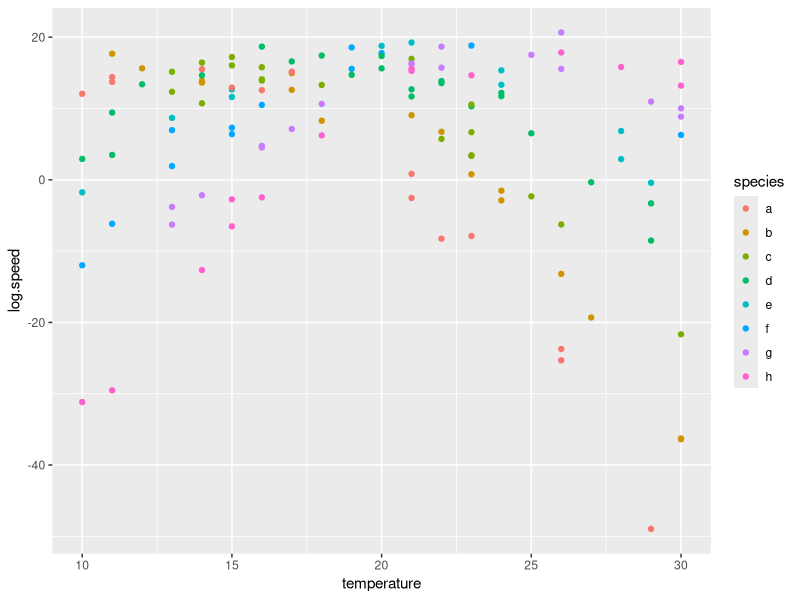

Source code (R): (Note: this script raises an error after producing the figure.)
## ---- chunk 1
library(nlme)
library(lme4)
library(data.table)
library(ggplot2)
library(RColorBrewer)
dat <- fread('data/data_speed.csv')
## ---- chunk 2
params <- data.frame(a = 5, b = 2, w = 5)
sim <- data.table(temperature = sample(10:30, 125, replace = TRUE),
                  species = as.factor(sample(c('a', 'b', 'c', 'd', 'e', 'f', 'g', 'h'), 125, replace = TRUE)))
sim[, mass := pmax(20, as.numeric(species) * 100 + rnorm(.N, 0, 50))]
sim[, log.mass.mg := log(mass)]
sim[, z := as.numeric(species)*2 + 10]
sim[, log.speed := params$a + params$b * log.mass.mg - (temperature -z)^2/params$w + rnorm(.N, 0, 2)]
ranefs = sim[, .(z = unique(z)), by = species]

ggplot(sim, aes(temperature, log.speed, color = species)) +
    geom_point()
## ---- chunk 3
metabfunc <- function(lmass, temp, a, b, z, w){
    lspeed <- a + b * lmass - (temp - z)^2/w
}
modsim1 <- nlme(log.speed ~ metabfunc(log.mass.mg, temperature, a, b, z, w), 
             random = z ~ 1|species,
             fixed = a + b + w ~ 1,
             start = list(fixed = c(a = 4.8, b = 1.8, w = 4.8)),
             data = sim)

summary(modsim1)
## ---- chunk 4
fixef_est <- summary(modsim1)$tTable
ranef_est <- ranef(modsim1)
ranef_est$species <- rownames(ranef_est)
colnames(ranef_est) <- c('z_est', 'species')

print(data.frame(True = t(params), Est = fixef_est[, 'Value'], StdErr = fixef_est[, 'Std.Error']))

print(merge(ranefs, ranef_est))
## ---- chunk 5
ggplot(dat, aes(temperature, log.speed, color = species)) +
    geom_point()

## ---- chunk 6
modorig <- lmer(log.speed ~ log.mass.mg + temperature + I(temperature^2) + (1|chamber:year),
                data = dat)

summary(modorig)
## ---- chunk 7
metabfunc1 <- function(lmass, temp, a, b, z, w, y){
    lspeed <- a + b * lmass - (temp - 20 + z)^2/w + y
}


mod0 <- nlme(log.speed ~ metabfunc1(log.mass.mg, temperature, a, b, z, w, y), 
             fixed = a + b + w + z ~ 1,
             random = y ~ 1|chamber/year,
             start = list(fixed = c(a =  -5.6, b = 0.09, w = 5, z= 0)),
             data = dat)
summary(mod0)
ranef(mod0)
## ---- chunk 8
dat[, pred_mod0 := predict(mod0)]
ggplot(dat, aes(log.speed, pred_mod0, color = species)) +
    geom_point() +
    geom_abline(intercept = 0, slope = 1)

## ---- chunk 9
ggplot(dat, aes(temperature, pred_mod0, color = species)) +
    geom_point()
## ---- chunk 10
metabfunc2 <- function(lmass, temp, a, b, z0, z, w){
    lspeed <- a + b * lmass - (temp - z0 - z)^2/w
}


mod1 <- nlme(log.speed ~ metabfunc2(log.mass.mg, temperature, a, b, z0, z, w), 
             fixed = a + b + w + z0 ~ 1,
             random = z ~ 1|species,
             start = list(fixed = c(a =  -3.2, b = 0.09, w = 100, z0= 20)),
             data = dat)
summary(mod1)
print(ranef(mod1))
## ---- chunk 11
dat[, pred_mod1 := predict(mod1)]

ggplot(dat, aes(log.speed, pred_mod1, color = species)) +
    geom_point() +
    geom_abline(intercept = 0, slope = 1)

## ---- chunk 12
preds <- as.data.table(expand.grid(temperature = seq(5, 35, by = 0.1), 
                                   species = unique(dat$species), 
                                   chamber = unique(dat$chamber), year = unique(dat$year),
                                   mass_type = c('byspecies', 'average'),
                                   stringsAsFactors = FALSE)) # data table to predict to

# add the average mass per species to the new data table for predictions
mass <- dat[, .(log.mass.mg = mean(log.mass.mg)), by = species]
preds <- merge(preds, mass)
preds[mass_type == 'average', log.mass.mg := mean(mass$log.mass.mg)] # for half the rows, use the average mass across all species (for the fixed effect predictions)

# predict from the random-Topt model
preds[, pred_mod1 := predict(mod1, newdata = preds)]
preds[, pred_mod1_fixef := predict(mod1, newdata = preds, level = 0)] # w/out Topt by species

ranefs <- ranef(mod1) # extract the random effects to get each species' Topt
ranefs$species = rownames(ranefs)
ranefs <- as.data.table(ranefs)

cols <- brewer.pal(8, 'Dark2')
sp <- unique(preds$species)

## make the plot
plot(0,0, xlim=c(5,35), ylim = c(-5,-2), xlab = 'Temperature', ylab = 'log speed')
for(i in 1:length(sp)){ # plot a curve for each species
    minT <- dat[species == sp[i], min(temperature)]
    maxT <- dat[species == sp[i], max(temperature)]
    dat[species == sp[i], points(temperature, log.speed, col = cols[i])]
    ave <- preds[species == sp[i] & 
                     temperature >= minT & temperature <= maxT &
                     !is.na(pred_mod1) &
                     mass_type == 'byspecies', .(pred_mod1 = mean(pred_mod1)), by = temperature] # average the prediction across years/chambers (all the same anyway) for this species at its species-specific mass
    ave[, lines(temperature, pred_mod1, col = cols[i])] # plot the curve for this species at its species-specific mass
    
    
    ranefs[species == sp[i], points(fixef(mod1)[4] + z, -5, col = cols[i], pch = 2)] # plot a triangle at the Topt for this species
}
ave2 <- preds[!is.na(pred_mod1_fixef) & mass_type == 'average', .(pred_mod1_fixef = mean(pred_mod1_fixef)), by = temperature] # average the fixed-effect prediction across species (all the same anyway) with a cross-species average mass
ave2[, lines(temperature, pred_mod1_fixef, col = 'black', lwd = 2)] # plot the curve for the average species
points(fixef(mod1)['z0'], -5, col = 'black', pch = 2) # plot triangle at cross-species Topt
legend('topleft', legend = sp, pch = 1, col = cols, cex = 0.5)
